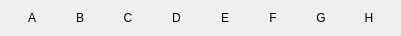
  <widget class="QWidget" name="horizontalLayoutWidget_2">
   <property name="geometry">
    <rect>
     <x>660</x>
     <y>80</y>
     <width>401</width>
     <height>21</height>
    </rect>
   </property>
   <layout class="QHBoxLayout" name="horizontalLayout_2">
    <item>
     <widget class="QLabel" name="label_A_up_right">
      <property name="text">
       <string>A</string>
      </property>
      <property name="alignment">
       <set>Qt::AlignCenter</set>
      </property>
     </widget>
    </item>
    <item>
     <widget class="QLabel" name="label_B_up_right">
      <property name="text">
       <string>B</string>
      </property>
      <property name="alignment">
       <set>Qt::AlignCenter</set>
      </property>
     </widget>
    </item>
    <item>
     <widget class="QLabel" name="label_C_up_right">
      <property name="text">
       <string>C</string>
      </property>
      <property name="alignment">
       <set>Qt::AlignCenter</set>
      </property>
     </widget>
    </item>
    <item>
     <widget class="QLabel" name="label_D_up_right">
      <property name="text">
       <string>D</string>
      </property>
      <property name="alignment">
       <set>Qt::AlignCenter</set>
      </property>
     </widget>
    </item>
    <item>
     <widget class="QLabel" name="label_E_up_right">
      <property name="text">
       <string>E</string>
      </property>
      <property name="alignment">
       <set>Qt::AlignCenter</set>
      </property>
     </widget>
    </item>
    <item>
     <widget class="QLabel" name="label_F_up_right">
      <property name="text">
       <string>F</string>
      </property>
      <property name="alignment">
       <set>Qt::AlignCenter</set>
      </property>
     </widget>
    </item>
    <item>
     <widget class="QLabel" name="label_G_up_right">
      <property name="text">
       <string>G</string>
      </property>
      <property name="alignment">
       <set>Qt::AlignCenter</set>
      </property>
     </widget>
    </item>
    <item>
     <widget class="QLabel" name="label_H_up_right">
      <property name="text">
       <string>H</string>
      </property>
      <property name="alignment">
       <set>Qt::AlignCenter</set>
      </property>
     </widget>
    </item>
   </layout>
  </widget>
